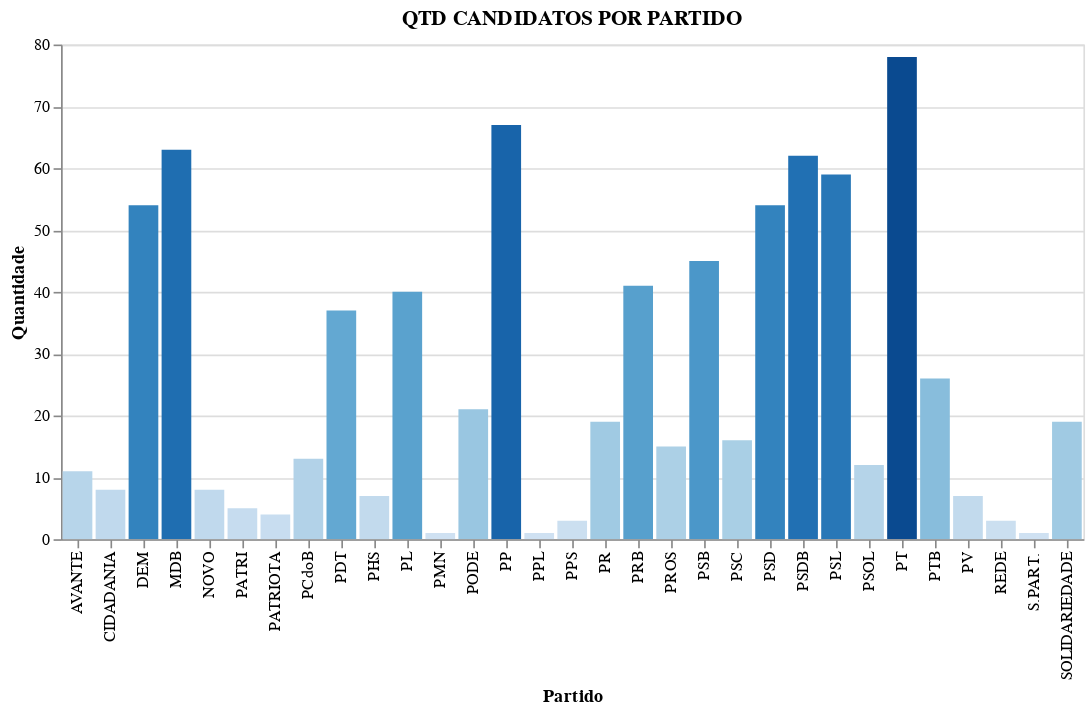

Notebook code for this chart:
### Code cell
alt.Chart(qtd_candidatos_part, title ='QTD CANDIDATOS POR PARTIDO').mark_bar().encode(
    x = alt.X('sgPartido', title='Partido'),
    y = alt.Y('ideCadastro', title='Quantidade'),
    color = alt.Color('ideCadastro', legend=None)
).interactive()

### Figure 1 — Vega-Lite specification as saved in the notebook (floating-point values rounded to 4 significant figures)
{"config": {"view": {"continuousWidth": 400, "continuousHeight": 300}}, "data": {"name": "data-99c7f627bad82909a1c17e39a2283a03"}, "mark": "bar", "encoding": {"color": {"type": "quantitative", "field": "ideCadastro", "legend": null}, "x": {"type": "nominal", "field": "sgPartido", "title": "Partido"}, "y": {"type": "quantitative", "field": "ideCadastro", "title": "Quantidade"}}, "selection": {"selector016": {"type": "interval", "bind": "scales", "encodings": ["x", "y"]}}, "title": "QTD CANDIDATOS POR PARTIDO", "$schema": "https://vega.github.io/schema/vega-lite/v4.0.2.json", "datasets": {"data-99c7f627bad82909a1c17e39a2283a03": [{"ideCadastro": 11, "sgPartido": "AVANTE"}, {"ideCadastro": 8, "sgPartido": "CIDADANIA"}, {"ideCadastro": 54, "sgPartido": "DEM"}, {"ideCadastro": 63, "sgPartido": "MDB"}, {"ideCadastro": 8, "sgPartido": "NOVO"}, {"ideCadastro": 5, "sgPartido": "PATRI"}, {"ideCadastro": 4, "sgPartido": "PATRIOTA"}, {"ideCadastro": 13, "sgPartido": "PCdoB"}, {"ideCadastro": 37, "sgPartido": "PDT"}, {"ideCadastro": 7, "sgPartido": "PHS"}, {"ideCadastro": 40, "sgPartido": "PL"}, {"ideCadastro": 1, "sgPartido": "PMN"}, {"ideCadastro": 21, "sgPartido": "PODE"}, {"ideCadastro": 67, "sgPartido": "PP"}, {"ideCadastro": 1, "sgPartido": "PPL"}, {"ideCadastro": 3, "sgPartido": "PPS"}, {"ideCadastro": 19, "sgPartido": "PR"}, {"ideCadastro": 41, "sgPartido": "PRB"}, {"ideCadastro": 15, "sgPartido": "PROS"}, {"ideCadastro": 45, "sgPartido": "PSB"}, {"ideCadastro": 16, "sgPartido": "PSC"}, {"ideCadastro": 54, "sgPartido": "PSD"}, {"ideCadastro": 62, "sgPartido": "PSDB"}, {"ideCadastro": 59, "sgPartido": "PSL"}, {"ideCadastro": 12, "sgPartido": "PSOL"}, {"ideCadastro": 78, "sgPartido": "PT"}, {"ideCadastro": 26, "sgPartido": "PTB"}, {"ideCadastro": 7, "sgPartido": "PV"}, {"ideCadastro": 3, "sgPartido": "REDE"}, {"ideCadastro": 1, "sgPartido": "S.PART."}, {"ideCadastro": 19, "sgPartido": "SOLIDARIEDADE"}]}}
